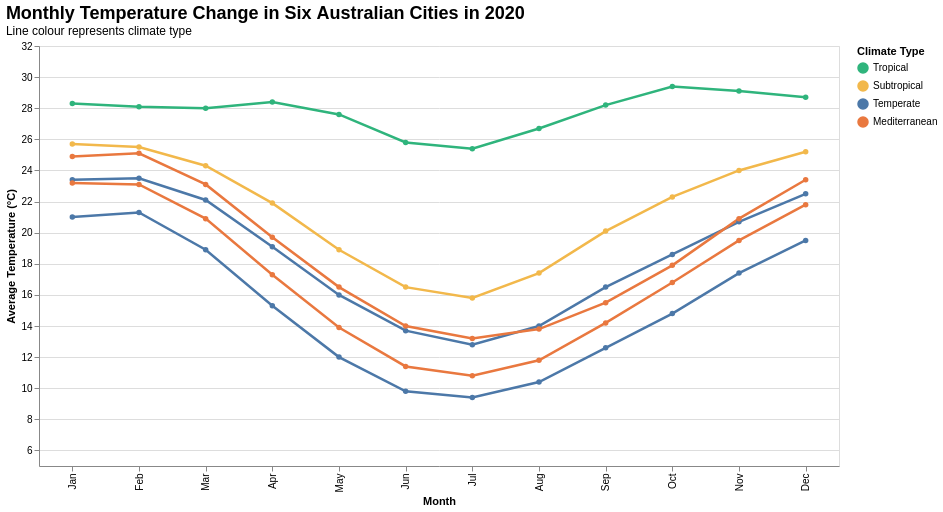

The specification (Vega-Lite) saved for this image:
### Vega-Lite specification from a JSON file in a GitHub repository (floating-point values rounded to 4 significant figures)
{"$schema": "https://vega.github.io/schema/vega-lite/v5.json", "width": 800, "height": 420, "background": "white", "title": {"text": "Monthly Temperature Change in Six Australian Cities in 2020", "subtitle": "Line colour represents climate type", "fontSize": 18, "subtitleFontSize": 12, "anchor": "start"}, "data": {"values": [{"month": "Jan", "city": "Sydney", "climate": "Temperate", "temperature": 23.4}, {"month": "Feb", "city": "Sydney", "climate": "Temperate", "temperature": 23.5}, {"month": "Mar", "city": "Sydney", "climate": "Temperate", "temperature": 22.1}, {"month": "Apr", "city": "Sydney", "climate": "Temperate", "temperature": 19.1}, {"month": "May", "city": "Sydney", "climate": "Temperate", "temperature": 16.0}, {"month": "Jun", "city": "Sydney", "climate": "Temperate", "temperature": 13.7}, {"month": "Jul", "city": "Sydney", "climate": "Temperate", "temperature": 12.8}, {"month": "Aug", "city": "Sydney", "climate": "Temperate", "temperature": 14.0}, {"month": "Sep", "city": "Sydney", "climate": "Temperate", "temperature": 16.5}, {"month": "Oct", "city": "Sydney", "climate": "Temperate", "temperature": 18.6}, {"month": "Nov", "city": "Sydney", "climate": "Temperate", "temperature": 20.7}, {"month": "Dec", "city": "Sydney", "climate": "Temperate", "temperature": 22.5}, {"month": "Jan", "city": "Melbourne", "climate": "Temperate", "temperature": 21.0}, {"month": "Feb", "city": "Melbourne", "climate": "Temperate", "temperature": 21.3}, {"month": "Mar", "city": "Melbourne", "climate": "Temperate", "temperature": 18.9}, {"month": "Apr", "city": "Melbourne", "climate": "Temperate", "temperature": 15.3}, {"month": "May", "city": "Melbourne", "climate": "Temperate", "temperature": 12.0}, {"month": "Jun", "city": "Melbourne", "climate": "Temperate", "temperature": 9.8}, {"month": "Jul", "city": "Melbourne", "climate": "Temperate", "temperature": 9.4}, {"month": "Aug", "city": "Melbourne", "climate": "Temperate", "temperature": 10.4}, {"month": "Sep", "city": "Melbourne", "climate": "Temperate", "temperature": 12.6}, {"month": "Oct", "city": "Melbourne", "climate": "Temperate", "temperature": 14.8}, {"month": "Nov", "city": "Melbourne", "climate": "Temperate", "temperature": 17.4}, {"month": "Dec", "city": "Melbourne", "climate": "Temperate", "temperature": 19.5}, {"month": "Jan", "city": "Brisbane", "climate": "Subtropical", "temperature": 25.7}, {"month": "Feb", "city": "Brisbane", "climate": "Subtropical", "temperature": 25.5}, {"month": "Mar", "city": "Brisbane", "climate": "Subtropical", "temperature": 24.3}, {"month": "Apr", "city": "Brisbane", "climate": "Subtropical", "temperature": 21.9}, {"month": "May", "city": "Brisbane", "climate": "Subtropical", "temperature": 18.9}, {"month": "Jun", "city": "Brisbane", "climate": "Subtropical", "temperature": 16.5}, {"month": "Jul", "city": "Brisbane", "climate": "Subtropical", "temperature": 15.8}, {"month": "Aug", "city": "Brisbane", "climate": "Subtropical", "temperature": 17.4}, {"month": "Sep", "city": "Brisbane", "climate": "Subtropical", "temperature": 20.1}, {"month": "Oct", "city": "Brisbane", "climate": "Subtropical", "temperature": 22.3}, {"month": "Nov", "city": "Brisbane", "climate": "Subtropical", "temperature": 24.0}, {"month": "Dec", "city": "Brisbane", "climate": "Subtropical", "temperature": 25.2}, {"month": "Jan", "city": "Perth", "climate": "Mediterranean", "temperature": 24.9}, {"month": "Feb", "city": "Perth", "climate": "Mediterranean", "temperature": 25.1}, {"month": "Mar", "city": "Perth", "climate": "Mediterranean", "temperature": 23.1}, {"month": "Apr", "city": "Perth", "climate": "Mediterranean", "temperature": 19.7}, {"month": "May", "city": "Perth", "climate": "Mediterranean", "temperature": 16.5}, {"month": "Jun", "city": "Perth", "climate": "Mediterranean", "temperature": 14.0}, {"month": "Jul", "city": "Perth", "climate": "Mediterranean", "temperature": 13.2}, {"month": "Aug", "city": "Perth", "climate": "Mediterranean", "temperature": 13.8}, {"month": "Sep", "city": "Perth", "climate": "Mediterranean", "temperature": 15.5}, {"month": "Oct", "city": "Perth", "climate": "Mediterranean", "temperature": 17.9}, {"month": "Nov", "city": "Perth", "climate": "Mediterranean", "temperature": 20.9}, {"month": "Dec", "city": "Perth", "climate": "Mediterranean", "temperature": 23.4}, {"month": "Jan", "city": "Adelaide", "climate": "Mediterranean", "temperature": 23.2}, {"month": "Feb", "city": "Adelaide", "climate": "Mediterranean", "temperature": 23.1}, {"month": "Mar", "city": "Adelaide", "climate": "Mediterranean", "temperature": 20.9}, {"month": "Apr", "city": "Adelaide", "climate": "Mediterranean", "temperature": 17.3}, {"month": "May", "city": "Adelaide", "climate": "Mediterranean", "temperature": 13.9}, {"month": "Jun", "city": "Adelaide", "climate": "Mediterranean", "temperature": 11.4}, {"month": "Jul", "city": "Adelaide", "climate": "Mediterranean", "temperature": 10.8}, {"month": "Aug", "city": "Adelaide", "climate": "Mediterranean", "temperature": 11.8}, {"month": "Sep", "city": "Adelaide", "climate": "Mediterranean", "temperature": 14.2}, {"month": "Oct", "city": "Adelaide", "climate": "Mediterranean", "temperature": 16.8}, {"month": "Nov", "city": "Adelaide", "climate": "Mediterranean", "temperature": 19.5}, {"month": "Dec", "city": "Adelaide", "climate": "Mediterranean", "temperature": 21.8}, {"month": "Jan", "city": "Darwin", "climate": "Tropical", "temperature": 28.3}, {"month": "Feb", "city": "Darwin", "climate": "Tropical", "temperature": 28.1}, {"month": "Mar", "city": "Darwin", "climate": "Tropical", "temperature": 28.0}, {"month": "Apr", "city": "Darwin", "climate": "Tropical", "temperature": 28.4}, {"month": "May", "city": "Darwin", "climate": "Tropical", "temperature": 27.6}, {"month": "Jun", "city": "Darwin", "climate": "Tropical", "temperature": 25.8}, {"month": "Jul", "city": "Darwin", "climate": "Tropical", "temperature": 25.4}, {"month": "Aug", "city": "Darwin", "climate": "Tropical", "temperature": 26.7}, {"month": "Sep", "city": "Darwin", "climate": "Tropical", "temperature": 28.2}, {"month": "Oct", "city": "Darwin", "climate": "Tropical", "temperature": 29.4}, {"month": "Nov", "city": "Darwin", "climate": "Tropical", "temperature": 29.1}, {"month": "Dec", "city": "Darwin", "climate": "Tropical", "temperature": 28.7}]}, "mark": {"type": "line", "point": true, "strokeWidth": 2.5}, "encoding": {"x": {"field": "month", "type": "ordinal", "sort": ["Jan", "Feb", "Mar", "Apr", "May", "Jun", "Jul", "Aug", "Sep", "Oct", "Nov", "Dec"], "title": "Month"}, "y": {"field": "temperature", "type": "quantitative", "title": "Average Temperature (°C)", "scale": {"domain": [5, 32]}}, "color": {"field": "climate", "type": "nominal", "title": "Climate Type", "scale": {"domain": ["Tropical", "Subtropical", "Temperate", "Mediterranean"], "range": ["#2fb47c", "#f2b84b", "#4c78a8", "#e9783f"]}}, "detail": {"field": "city", "type": "nominal"}, "tooltip": [{"field": "city", "type": "nominal", "title": "City"}, {"field": "climate", "type": "nominal", "title": "Climate Type"}, {"field": "month", "type": "ordinal", "title": "Month"}, {"field": "temperature", "type": "quantitative", "title": "Temperature (°C)"}]}}
